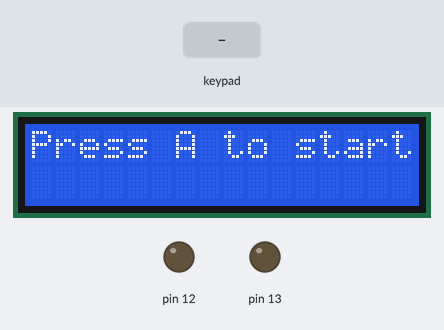
A sketch run on a simulated Arduino Uno, built with avr-gcc and run on an emulated ATmega328P. On the bench: 16×2 character LCD, output pins drawn as LEDs (lit = HIGH). The test bench sets the inputs (shaded band). The audio player accepts every command and is not drawn.

Above: at 0.8 s.
0.9 s: key 'A' pressed
At 2.0 s:
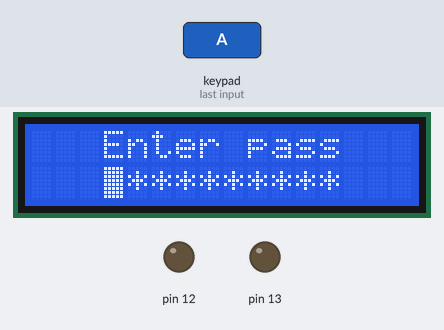
2.4 s: keypad keys 5 4 3 2 # pressed 0.4 s apart
At 4.8 s:
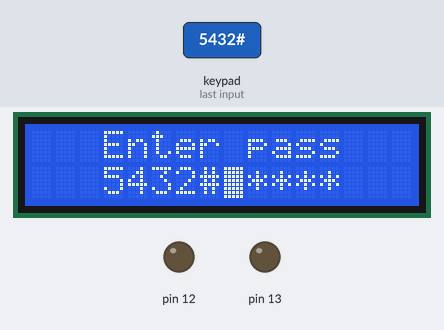
5.9 s: keypad keys 5 4 3 2 * pressed 0.4 s apart
At 8.0 s:
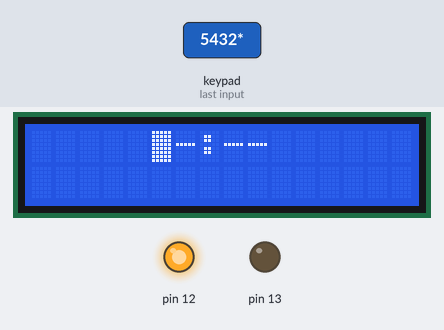
9.4 s: key 'B' pressed
At 9.8 s:
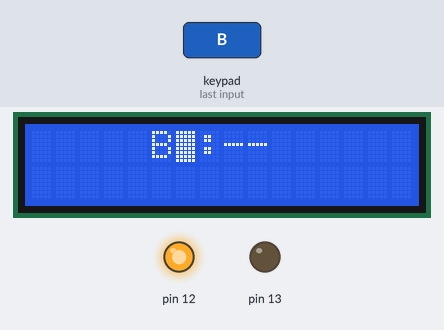
10.9 s: key 'C' pressed
At 11.2 s:
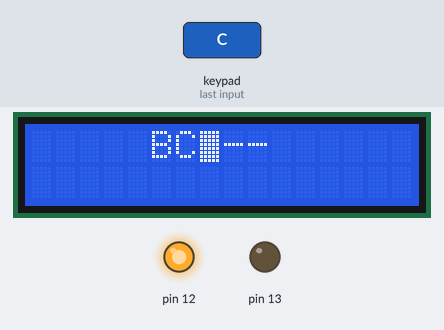
12.4 s: keypad keys 5 4 3 2 pressed 0.4 s apart
At 13.4 s:
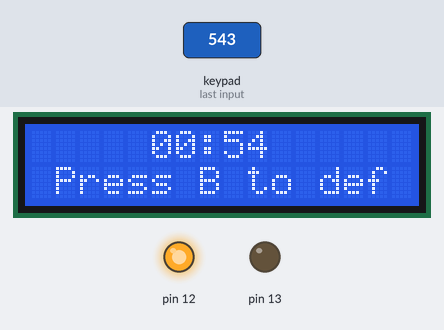
Timing chart, 0 to 15.4 s (numbered marks = the images above; inputs shaded):
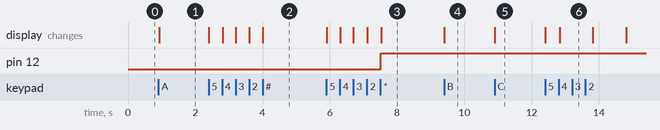

Measured:
- after the input at 0.9 s, the display: changes at once (image 1)
- after the input at 2.4 s, the display: first changes at once (image 2 shows a later state)
- after the input at 5.9 s, pin 12: LOW → HIGH after 1.6 s; the display: first changes at once (image 3 shows a later state)
- after the input at 9.4 s, the display: changes at once (image 4)
- after the input at 10.9 s, the display: changes at once (image 5)
- after the input at 12.4 s, the display: first changes at once (image 6 shows a later state)

The sketch:

bomb.ino
```cpp
#include <Wire.h>
#include <LiquidCrystal_PCF8574.h>
#include <Keypad.h>
#include <SoftwareSerial.h>
#include <DFPlayer_Mini_Mp3.h>


LiquidCrystal_PCF8574 lcd(0x3F);

const byte ROWS = 4; //four rows
const byte COLS = 4; //three columns

char keys[ROWS][COLS] = {
  {'1', '2', '3', 'A'},
  {'4', '5', '6', 'B'},
  {'7', '8', '9', 'C'},
  {'*', '0', '#', 'D'}
};

byte rowPins[ROWS] = { 5, 4, 3, 2};
byte colPins[COLS] = { 9, 8, 7, 6};

Keypad keypad = Keypad( makeKeymap(keys), rowPins, colPins, ROWS, COLS );

unsigned long last_time = 0;
String sec_str;
String min_str;
int sec = 40;
int _min = 0;

int pass_count = 10;

String pass_r;
String pass_h;


boolean pass_inp() {
  while (1) {
    lcd.clear();

    lcd.setCursor(3, 0);
    lcd.print("Enter pass");
    lcd.setCursor(3, 1);
    lcd.print("**********");
    lcd.setCursor(3, 1);

    lcd.blink();

    int i = 0;
    for (i; i < pass_count; i++) {

      char c = keypad.waitForKey();
      pass_h += String(c);

      lcd.setCursor(i + round(8 - pass_count / 2), 1);

      if (c == 'C') {
        lcd.clear();
        lcd.setCursor(3, 0);
        lcd.print("Enter pass");
        lcd.setCursor(3, 1);
        lcd.print("**********");
        lcd.setCursor(3, 1);
        i = -1;
        pass_h = "";
      }
      else {
        lcd.print(c);
      }
    }

    lcd.noBlink();

    if (pass_h == pass_r) {
      pass_h = "";
      return 1;
    }
    else {
      lcd.clear();
      mp3_play(9);
      boom();
    }
  }
  // last_time = millis() - millis() % 100;
}
/* else if (millis() - millis() % 100 - last_time == 10000) {
  } // char key = keypad.getKey();
*/

boolean pass_ch() {

  while (1) {

    lcd.clear();
    lcd.setCursor(3, 0);
    lcd.print("Enter pass");
    lcd.setCursor(3, 1);
    lcd.print("**********");
    lcd.setCursor(3, 1);
    lcd.blink();

    int i = 0;
    for (i; i < pass_count; i++) {

      char c = keypad.waitForKey();
      pass_h += String(c);

      lcd.setCursor(i + round(8 - pass_count / 2), 1);

      if (c == 'C') {
        lcd.clear();
        lcd.setCursor(3, 0);
        lcd.print("Enter pass");
        lcd.setCursor(3, 1);
        lcd.print("**********");
        lcd.setCursor(3, 1);
        i = -1;
        pass_h = "";
      }
      else {
        lcd.print(c);
      }
    }

    lcd.noBlink();
    // Serial.print(pass_h);

    pass_r =  pass_h ;
    pass_h = "";
    return 1;
  }
}

void start() {
  lcd.print("Press A to start");

  while (1) {
    if (keypad.waitForKey() == 'A') {

      lcd.clear();
      if (pass_ch() == 1) {
        lcd.clear();
        digitalWrite(12, 1);
        return;
      }
    }
  }
}


void timer() {
  lcd.clear();
  lcd.setCursor(5, 0);
  lcd.print("--:--");
  lcd.setCursor(5, 0);
  lcd.blink();
  int i = 0;
  for (i; i <= 1; i++) {
    char c = keypad.waitForKey();
    min_str += String(c);
    lcd.setCursor(i + 5, 0);
    lcd.print(c);
    _min = min_str.toInt();
  }
  i = 0;
  for (i; i <= 1; i++) {
    char a = keypad.waitForKey();
    sec_str += String(a);
    lcd.setCursor(i + 8, 0);
    lcd.print(a);
    sec = sec_str.toInt();
    sec++;
  }

  last_time = millis() - millis() % 100 - 1000;

  lcd.clear();
  while (1) {

    lcd.setCursor(1, 1);
    lcd.print("Press B to def");

    lcd.noBlink();
    if (millis() - millis() % 100 - last_time == 1000) {
      if (sec <= 0 && _min > 0) {
        --_min;
        sec = 59;
      }

      char key = keypad.getKey();
      if (key == 'B') {
        def();
      }
      --sec;
      if (_min == 1 && sec == 30) {
        mp3_play(2);
      }
      else if (_min == 1 && sec == 0) {
        mp3_play(3);
      }
      else if (_min == 0 && sec == 30) {
        mp3_play(4);
      }
      else if (_min == 0 && sec == 15) {
        mp3_play(5);
      }
      lcd.setCursor(5, 0);
      if (_min < 10 && sec < 10) {
        lcd.print("0" + String(_min) + ":"  + "0" + String(sec));
      }
      else if (sec < 10) {
        lcd.print(String(_min) + ":" + "0" + String(sec));
      }
      else if (_min < 10) {
        lcd.print("0" + String(_min) + ":"  + String(sec));
      }
      else {
        lcd.print(String(_min) + ":" + String(sec));
      }
      last_time = millis() - millis() % 100;

      if (sec == 0 && _min == 0) {
        lcd.clear();
        boom();
      }
    }

  }
}

void boom() {
  mp3_play(10);
  mp3_play(6);
  lcd.clear();
  lcd.setCursor(3, 0);
  lcd.print("YOU LOSE");
  delay(500);
  while (1) {
    //   tone(11, 1000, 5000); //взрыв
  }
}
void def() {
  mp3_play(7);
  lcd.clear();

  if (pass_inp()) {

    lcd.clear();
    digitalWrite(12, 0);
    digitalWrite(13, 1);
    lcd.setCursor(4, 0);
    lcd.print("YOU WIN!");
    mp3_play(8);
    delay(500);
    while (1) { }
    // tone(11, 3210, 500);

  }

}


void setup() {
  pinMode(12, OUTPUT);
  pinMode(13, OUTPUT);

  Serial.begin (9600);
  mp3_set_serial (Serial);
  mp3_set_volume (15);

  Wire.begin();
  Wire.beginTransmission(0x3F);

  lcd.begin(16, 2);
  lcd.setBacklight(255);
  lcd.home();
  lcd.clear();

  start();

  last_time = millis() - millis() % 100 - 1000;

  timer();
}

void loop() {

}
```
